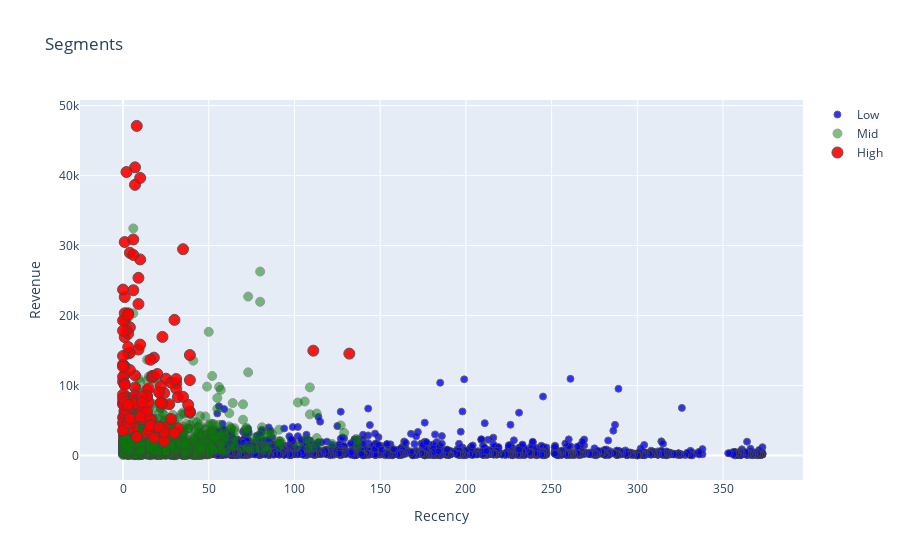

The cell this chart's notebook holds for it:
### Code cell
tx_graph = tx_user.query("Revenue < 50000 and Frequency < 2000")

plot_data = [
    go.Scatter(
        x=tx_graph.query("Segment == 'Low-Value'")['Recency'],
        y=tx_graph.query("Segment == 'Low-Value'")['Revenue'],
        mode='markers',
        name='Low',
        marker= dict(size= 7,
            line= dict(width=1),
            color= 'blue',
            opacity= 0.8
           )
    ),
        go.Scatter(
        x=tx_graph.query("Segment == 'Mid-Value'")['Recency'],
        y=tx_graph.query("Segment == 'Mid-Value'")['Revenue'],
        mode='markers',
        name='Mid',
        marker= dict(size= 9,
            line= dict(width=1),
            color= 'green',
            opacity= 0.5
           )
    ),
        go.Scatter(
        x=tx_graph.query("Segment == 'High-Value'")['Recency'],
        y=tx_graph.query("Segment == 'High-Value'")['Revenue'],
        mode='markers',
        name='High',
        marker= dict(size= 11,
            line= dict(width=1),
            color= 'red',
            opacity= 0.9
           )
    ),
]

plot_layout = go.Layout(
        yaxis= {'title': "Revenue"},
        xaxis= {'title': "Recency"},
        title='Segments'
    )
fig = go.Figure(data=plot_data, layout=plot_layout)
pyoff.iplot(fig)

### Figure 1 — Plotly figure (JSON) as saved in the notebook; plotly's stock layout.template omitted (floating-point values rounded to 4 significant figures; data arrays with more than 128 entries replaced by an {"elided": "..."} marker saying what was removed)
{"data": [{"marker": {"color": "blue", "line": {"width": 1}, "opacity": 0.8, "size": 7}, "mode": "markers", "name": "Low", "type": "scatter", "x": {"elided": "1900 int values"}, "y": {"elided": "1900 float values"}}, {"marker": {"color": "green", "line": {"width": 1}, "opacity": 0.5, "size": 9}, "mode": "markers", "name": "Mid", "type": "scatter", "x": {"elided": "1918 int values"}, "y": {"elided": "1918 float values"}}, {"marker": {"color": "red", "line": {"width": 1}, "opacity": 0.9, "size": 11}, "mode": "markers", "name": "High", "type": "scatter", "x": {"elided": "137 int values"}, "y": {"elided": "137 float values"}}], "layout": {"title": {"text": "Segments"}, "xaxis": {"title": {"text": "Recency"}}, "yaxis": {"title": {"text": "Revenue"}}}}
